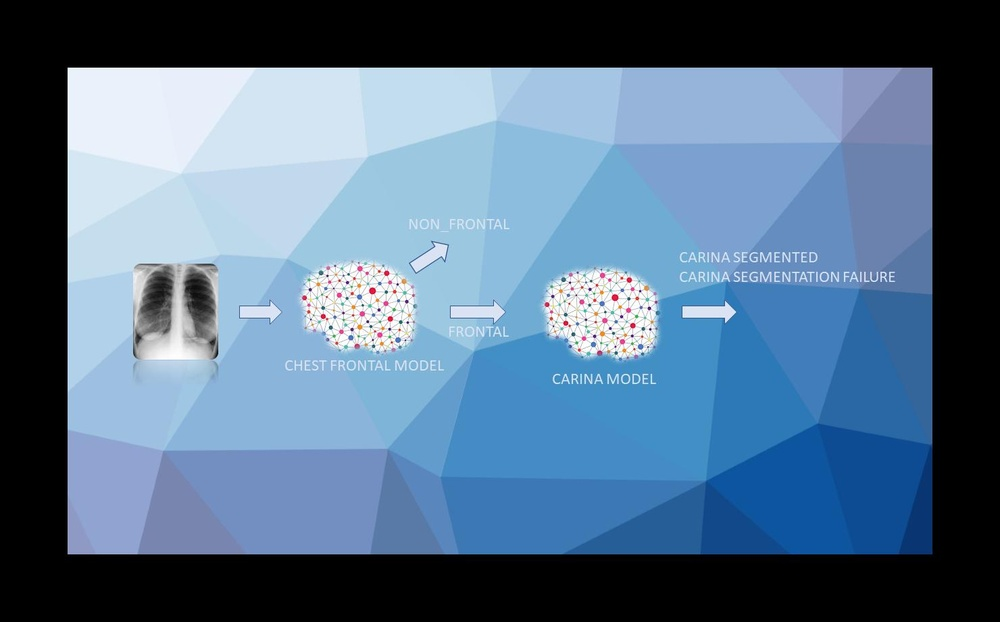
#> input picture appserver/public/CARINA.JPG, 1000 x 622 px, shrunk from 1480 x 920 before the run
$ python border.py CARINA.JPG
#> lines starting #> are read from the running program, lines starting #| are printed output that depends on the picture
from PIL import Image
import sys

old_im = Image.open(sys.argv[1])
#> old_im is the input picture: PIL image 1000x622 RGB; mean R, G, B 85.4, 112.1, 138.4
old_size = old_im.size
#> old_size = (1000, 622)
print(old_size)
#| (1000, 622)

new_size = (old_size[0] + 200, old_size[1] + 200 )
#> new_size = (1200, 822)
new_im = Image.new("RGB", new_size)   ## luckily, this is already black!
#> new_im: PIL image 1200x822 RGB; every value is 0
new_im.paste(old_im, ((new_size[0]-old_size[0])//2,
                          (new_size[1]-old_size[1])//2))
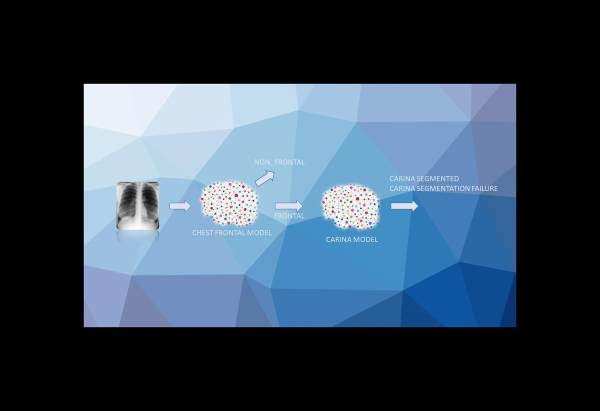
#> new_im: PIL image 1200x822 RGB (shown at 1/2 size); mean R, G, B 53.9, 70.7, 87.3

new_im.show()
new_im.save('out.jpg')

$ run again, on appserver/public/FREEAIR.JPG
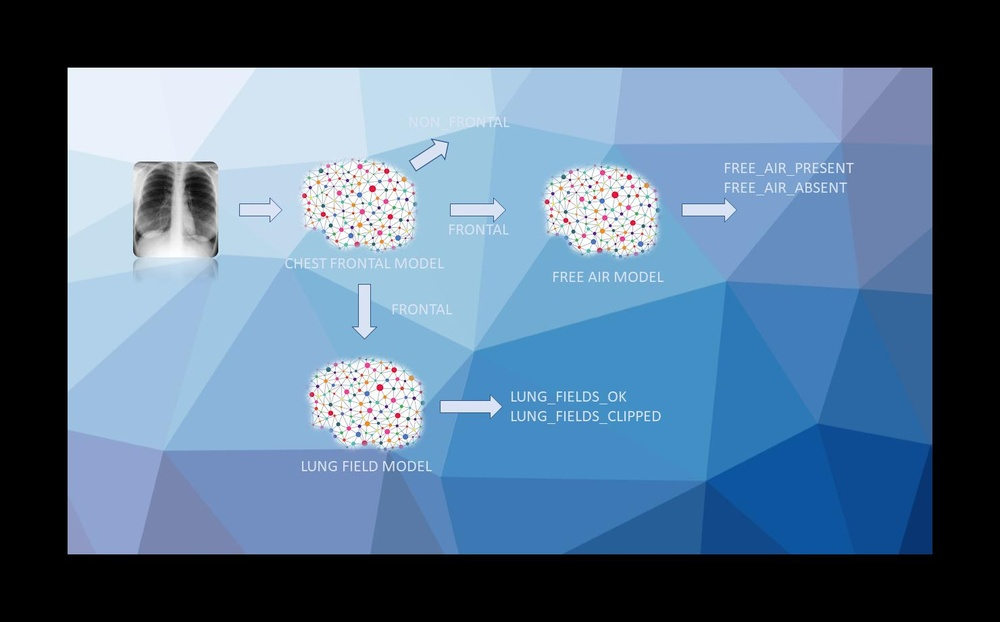
#> input picture appserver/public/FREEAIR.JPG, 1000 x 622 px, shrunk from 1480 x 920 before the run
#> old_im is the input picture: PIL image 1000x622 RGB; mean R, G, B 85.7, 112, 138.2
#| (1000, 622)
#> `new_im.paste(old_im, ((new_size[0]-old_size[0])//2, (new_size[1]-old_s..`:
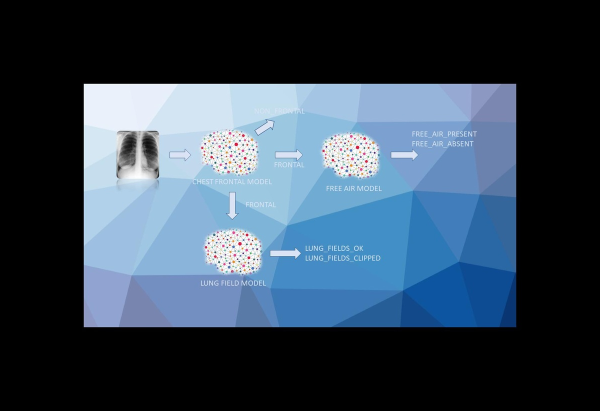
#> new_im: PIL image 1200x822 RGB (shown at 1/2 size); mean R, G, B 54.1, 70.6, 87.1
